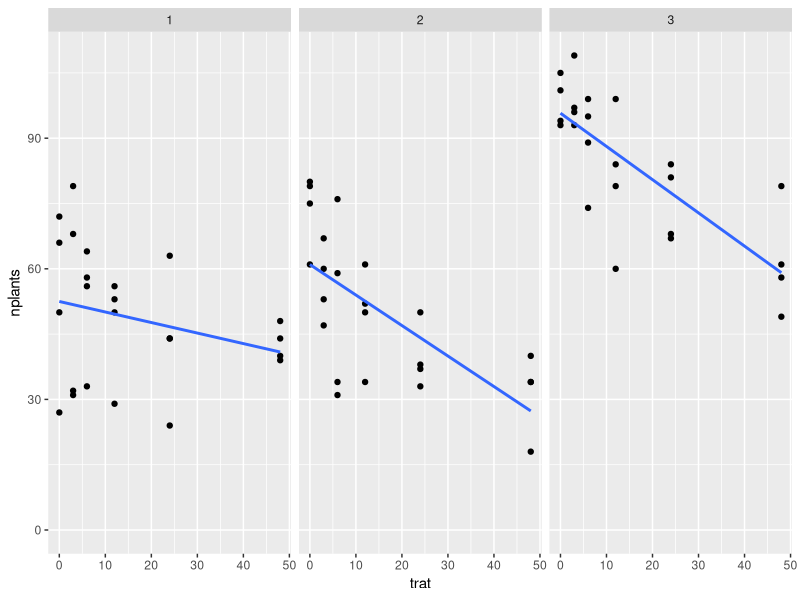
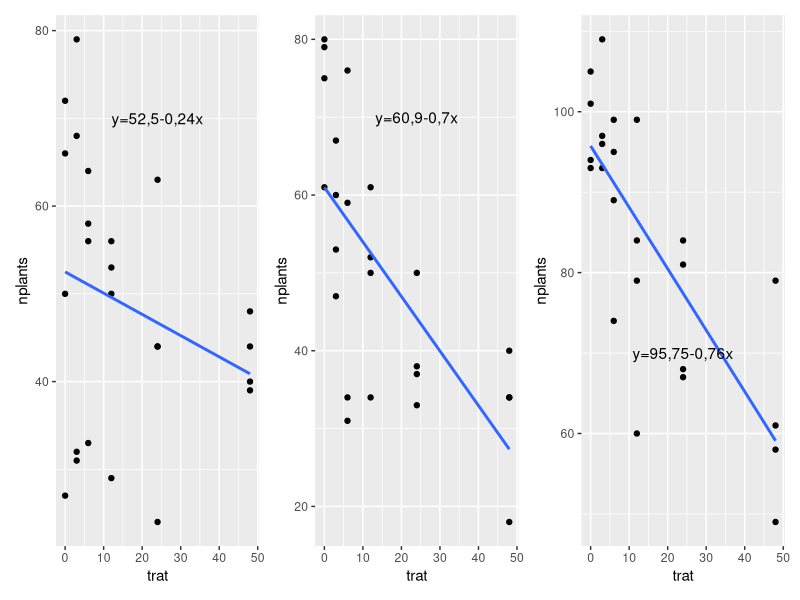

The R source for these figures, in order:
## ---- chunk 1
warning(FALSE)

library(tidyverse)
library(readxl)

estande <- read_excel("dados-diversos.xlsx","estande")

estande |> ggplot (aes(trat,nplants))+
  geom_point()+
  facet_wrap(~exp)+
  ylim(0,max(estande$nplants))+
  geom_smooth(se=F, method="lm")
## ---- chunk 2
#EXPERIMENTO 1

exp1<-estande |> filter (exp==1)
m1<-lm(nplants~trat,data=exp1)
summary(m1)

g1 <- exp1 |> 
  ggplot(aes(trat,nplants))+
  geom_point()+
  geom_smooth(method="lm",se=F)+
  annotate(geom="text",x=24,
           y=70,label="y=52,5-0,24x")
## ---- chunk 3
#EXPERIMENTO 2

exp2<-estande |> filter (exp==2)
m2<-lm(nplants~trat,data=exp2)
summary(m2)

g2 <- exp2 |> 
  ggplot(aes(trat,nplants))+
  geom_point()+
  geom_smooth(method="lm",se=F)+
  annotate(geom="text",x=24,
           y=70,label="y=60,9-0,7x")
## ---- chunk 4
#EXPERIMENTO 3

exp3<-estande |> filter (exp==3)
m3<-lm(nplants~trat,data=exp3)
summary(m3)

g3 <- exp3 |> 
  ggplot(aes(trat,nplants))+
  geom_point()+
  geom_smooth(method="lm",se=F)+
  annotate(geom="text",x=24,
           y=70,label="y=95,75-0,76x")
## ---- chunk 5
library(patchwork)

g1|g2|g3
